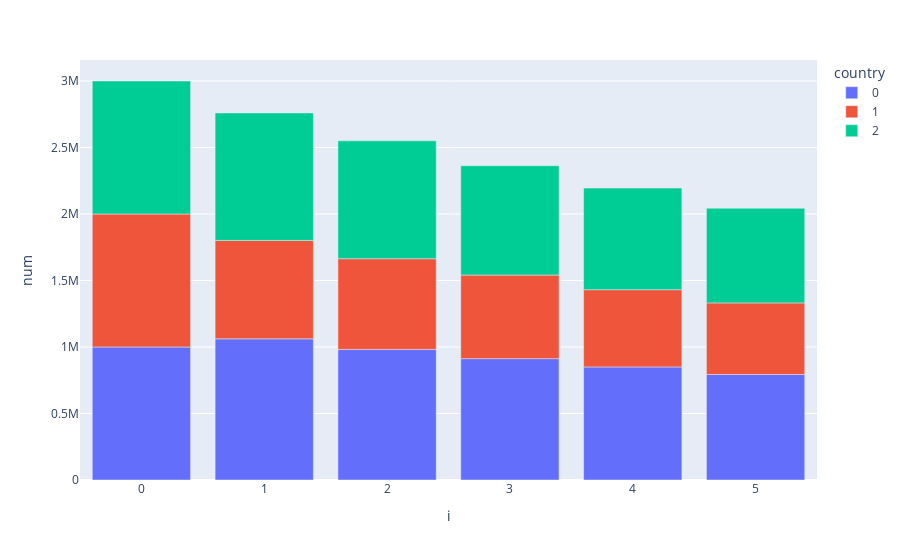

The cell this chart's notebook holds for it:
### Code cell
fig = px.bar(df.groupby(['country', 'i'], as_index=False).sum(), x='i', y='num', color='country')
fig.show()

### Figure 1 — Plotly figure (JSON) as saved in the notebook; plotly's stock layout.template omitted (floating-point values rounded to 4 significant figures)
{"data": [{"alignmentgroup": "True", "hovertemplate": "country=0<br>i=%{x}<br>num=%{y}<extra></extra>", "legendgroup": "0", "marker": {"color": "#636efa", "pattern": {"shape": ""}}, "name": "0", "offsetgroup": "0", "orientation": "v", "showlegend": true, "textposition": "auto", "type": "bar", "x": [0, 1, 2, 3, 4, 5], "xaxis": "x", "y": [1000000, 1061379, 981954, 912485, 850055, 793299], "yaxis": "y"}, {"alignmentgroup": "True", "hovertemplate": "country=1<br>i=%{x}<br>num=%{y}<extra></extra>", "legendgroup": "1", "marker": {"color": "#EF553B", "pattern": {"shape": ""}}, "name": "1", "offsetgroup": "1", "orientation": "v", "showlegend": true, "textposition": "auto", "type": "bar", "x": [0, 1, 2, 3, 4, 5], "xaxis": "x", "y": [1000000, 740000, 682000, 628600, 580740, 538350], "yaxis": "y"}, {"alignmentgroup": "True", "hovertemplate": "country=2<br>i=%{x}<br>num=%{y}<extra></extra>", "legendgroup": "2", "marker": {"color": "#00cc96", "pattern": {"shape": ""}}, "name": "2", "offsetgroup": "2", "orientation": "v", "showlegend": true, "textposition": "auto", "type": "bar", "x": [0, 1, 2, 3, 4, 5], "xaxis": "x", "y": [1000000, 958621, 886046, 821715, 763944, 711782], "yaxis": "y"}], "layout": {"barmode": "relative", "legend": {"title": {"text": "country"}, "tracegroupgap": 0}, "margin": {"t": 60}, "xaxis": {"anchor": "y", "domain": [0, 1], "title": {"text": "i"}}, "yaxis": {"anchor": "x", "domain": [0, 1], "title": {"text": "num"}}}}
